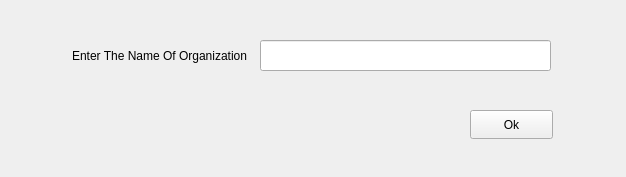
<?xml version="1.0" encoding="UTF-8"?>
<ui version="4.0">
 <class>outorg</class>
 <widget class="QWidget" name="outorg">
  <property name="geometry">
   <rect>
    <x>0</x>
    <y>0</y>
    <width>626</width>
    <height>177</height>
   </rect>
  </property>
  <property name="windowTitle">
   <string>Form</string>
  </property>
  <widget class="QLabel" name="label">
   <property name="geometry">
    <rect>
     <x>72</x>
     <y>30</y>
     <width>231</width>
     <height>51</height>
    </rect>
   </property>
   <property name="styleSheet">
    <string notr="true">font: 700 9pt &quot;Segoe UI&quot;;</string>
   </property>
   <property name="text">
    <string>Enter The Name Of Organization</string>
   </property>
  </widget>
  <widget class="QPushButton" name="pushButton_ok">
   <property name="geometry">
    <rect>
     <x>470</x>
     <y>110</y>
     <width>83</width>
     <height>29</height>
    </rect>
   </property>
   <property name="cursor">
    <cursorShape>OpenHandCursor</cursorShape>
   </property>
   <property name="text">
    <string>Ok</string>
   </property>
  </widget>
  <widget class="QLineEdit" name="lineEdit_nameorg">
   <property name="geometry">
    <rect>
     <x>260</x>
     <y>40</y>
     <width>291</width>
     <height>31</height>
    </rect>
   </property>
  </widget>
 </widget>
 <resources/>
 <connections/>
</ui>
